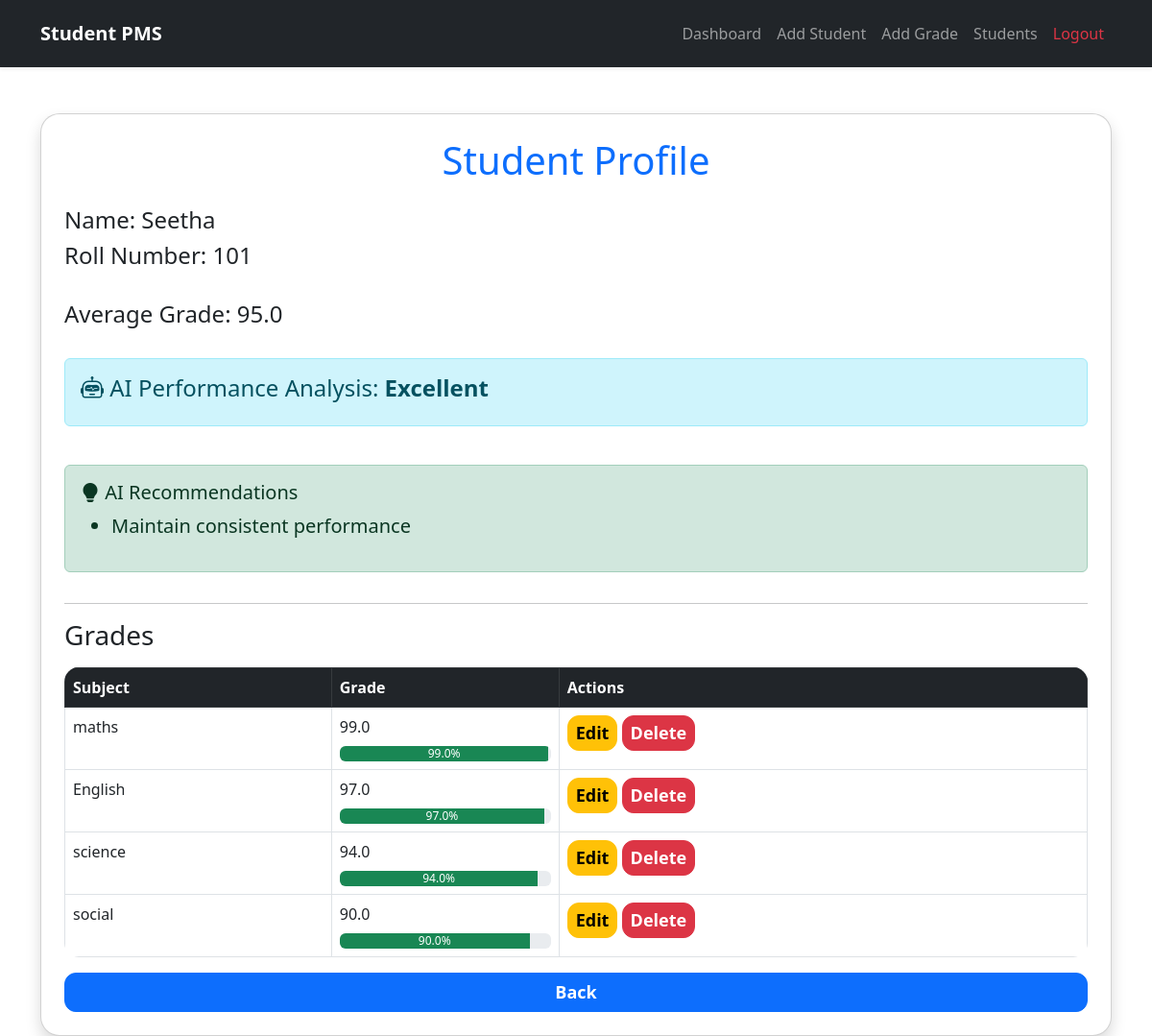
Page /student/101 on the committed database.
### tables this page shows
CREATE TABLE students (
    name TEXT,
    roll_number TEXT PRIMARY KEY
);

CREATE TABLE grades (
    roll_number TEXT,
    subject TEXT,
    grade REAL
);

### app.py (the view)
@app.route("/student/<roll_number>")
def student_profile(roll_number):
    student, grades = get_student_details(roll_number)
    if not student:
        return "Student not found!"
    (
    performance,
    average,
    weak_subjects,
    recommendations) = analyze_student_performance(grades)
    return render_template(
    "student_profile.html",
    student=student,
    grades=grades,
    performance=performance,
    average=average,
    weak_subjects=weak_subjects,
    recommendations=recommendations)

### database.py (called while the page is built)
def get_student_details(roll_number):
    cursor.execute("""
    SELECT * FROM students
    WHERE roll_number = ?
    """, (roll_number,))
    student = cursor.fetchone()
    cursor.execute("""
    SELECT subject, grade FROM grades
    WHERE roll_number = ?
    """, (roll_number,))
    grades = cursor.fetchall()
    return student, grades

### templates/student_profile.html (shortened to what this page needs)
<!DOCTYPE html>
<html>
<head>
    <link href="https://cdn.jsdelivr.net/npm/bootstrap@5.3.0/dist/css/bootstrap.min.css" rel="stylesheet">
    <link rel="stylesheet" href="{{ url_for('static', filename='style.css') }}">
    <link rel="stylesheet"
    href="https://cdn.jsdelivr.net/npm/bootstrap-icons@1.10.5/font/bootstrap-icons.css">
</head>
<body>
{% include 'navbar.html' %}
<div class="container mt-5">
    <div class="card shadow p-4">
        <h1 class="text-center text-primary mb-4">
            Student Profile
        </h1>
        <h4>Name: {{ student[0] }}</h4>
        <h4>Roll Number: {{ student[1] }}</h4>
        <h4 class="mt-4">
            Average Grade: {{ average }}
        </h4>
        <div class="alert alert-info mt-4">
            <h4>
                <i class="bi bi-robot"></i>
                AI Performance Analysis:
                <strong>{{ performance }}</strong>
            </h4>
        </div>
        <div class="alert alert-success mt-4">
            <h5>
                <i class="bi bi-lightbulb-fill"></i>
                AI Recommendations
            </h5>
            <ul class="fs-5">
                {% for rec in recommendations %}
                <li>{{ rec }}</li>
                {% endfor %}
            </ul>
        </div>
        <hr>
        <h3 class="mb-3">Grades</h3>
        <table class="table table-bordered table-hover">
            <thead class="table-dark">
                <tr>
                    <th>Subject</th>
                    <th>Grade</th>
                    <th>Actions</th>
                </tr>
            </thead>
            <tbody>
                {% for subject, grade in grades %}
                <tr>
                    <td>{{ subject }}</td>
                    <td>
                        {{ grade }}
                        <div class="progress mt-2">
                            <div
                                class="progress-bar
                                {% if grade >= 80 %}
                                    bg-success
                                {% elif grade >= 50 %}
                                    bg-warning
                                {% else %}
                                    bg-danger
                                {% endif %}"
                                role="progressbar"
                                style="width: {{ grade }}%;">
                                {{ grade }}%
                            </div>
                        </div>
                    </td>
                    <td>
                        <a href="/edit_grade/{{ student[1] }}/{{ subject }}"
                           class="btn btn-warning btn-sm">
                            Edit
                        </a>
                        <a href="/delete_subject/{{ student[1] }}/{{ subject }}"
                           class="btn btn-danger btn-sm">
                            Delete
                        </a>
                    </td>
                </tr>
                {% endfor %}
            </tbody>
        </table>
        <a href="/view_students" class="btn btn-primary">
            Back
        </a>
    </div>
</div>
</body>
</html>

### static/style.css (style rules this page uses)
table { background-color: white; border-radius: 15px; overflow: hidden; }
.card { border-radius: 20px; }
.btn { border-radius: 12px; font-size: 18px; font-weight: 600; }

### rows in the picture
students: name "Seetha", roll_number "101"
grades: subject "maths", grade "99.0"
grades: subject "English", grade "97.0"
grades: subject "science", grade "94.0"
grades: subject "social", grade "90.0"

### other values in the picture
{{ average }} "95.0"
{{ performance }} "Excellent"
{{ rec }} "Maintain consistent performance"
